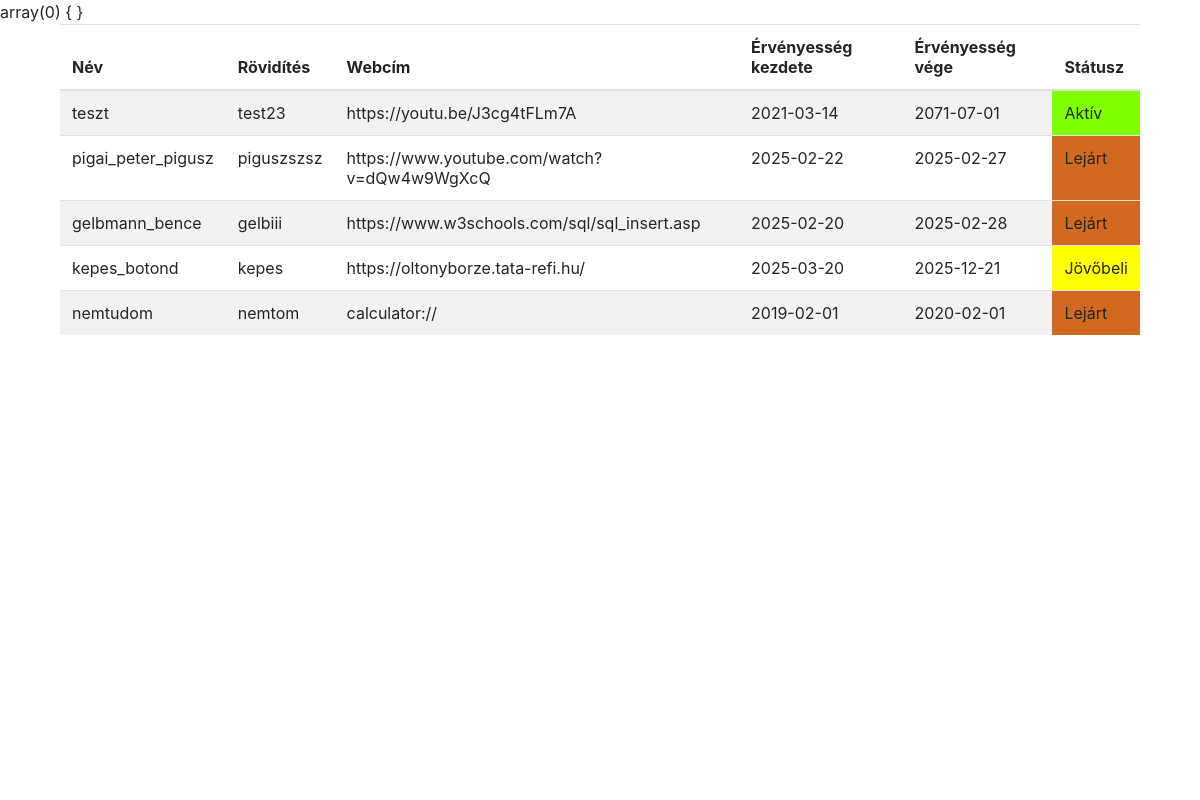
The page / on the database its author committed.
### tables this page shows
CREATE TABLE `url` (
  `id` int(11) NOT NULL AUTO_INCREMENT,
  `name` varchar(255) DEFAULT NULL,
  `short_name` varchar(255) DEFAULT NULL,
  `url` varchar(255) DEFAULT NULL,
  `valid_from` date DEFAULT NULL,
  `valid_to` date DEFAULT NULL,
  PRIMARY KEY (`id`)
);

### index.php (the view, shortened to what this page needs)
	<html lang="hu">
<head>
	<?php
	include_once("connection.php");
	var_dump($_GET);
	?>
	<link rel="stylesheet" type="text/css" href="css/jquery.bootgrid.min.css">
	<link rel="stylesheet" type="text/css" href="css/bootstrap.min.css"/>
	<link rel="stylesheet" type="text/css" href="css/main.css">
</head>
<body>
<div class="container">
<div id="msg" class="alert"></div>
<?php
$sql = "SELECT * FROM url";
$res = mysqli_query($conn, $sql) or die("hiba az adatbázis elérésekor");
$urls = mysqli_fetch_all($res, MYSQLI_ASSOC);
?>
	<div class="container">
		<div class="table-responsive">
			<table id="grid" class="table table-condensed table-hover table-striped">
				<thead>
					<tr>
						<th>Név</th>
                        <th>Rövidítés</th>
                        <th>Webcím</th>
                        <th>Érvényesség kezdete</th>
                        <th>Érvényesség vége</th>
						<th>Státusz</th>
                    </tr>
				</thead>
				<tbody id="data_table">
                    <?php foreach($urls as $u) :?>
						<tr class="edit-field" id="data-row-<?php echo $u['id'];?>" data-row-id = "<?php echo $u['id'];?>">
							<?php
                            echo '<td class="edit-data" contenteditable="true" col="name">'.$u['name'].'</td>';
                            echo '<td class="edit-data" contenteditable="true" col="short_name">'.$u['short_name'].'</td>';
                            echo '<td class="edit-data" contenteditable="true" col="url">'.$u['url'].'</td>';
                            echo '<td class="edit-data tol" contenteditable="true" col="valid_from">'.$u['valid_from'].'</td>';
                            echo '<td class="edit-data ig" contenteditable="true" col="valid_to">'.$u['valid_to'].'</td>';
							echo '<td col="status"></td>';
							?>
						</tr>
					<?php endforeach;?>
				</tbody>
			</table>
		</div>
	</div>
</html>

### css/main.css (style rules this page uses)
#msg { position: absolute; bottom: 0; }
td.stat-lejart { background-color: chocolate; }
td.stat-aktiv { background-color: chartreuse; }
td.stat-jovobeli { background-color: yellow; }

### rows shown on the page
url: name "teszt", short_name "test23", url "https://youtu.be/J3cg4tFLm7A", valid_from "2021-03-14", valid_to "2071-07-01"
url: name "pigai_peter_pigusz", short_name "piguszszsz", url "https://www.youtube.com/watch?v=dQw4w9WgXcQ", valid_from "2025-02-22", valid_to "2025-02-27"
url: name "gelbmann_bence", short_name "gelbiii", url "https://www.w3schools.com/sql/sql_insert.asp", valid_from "2025-02-20", valid_to "2025-02-28"
url: name "kepes_botond", short_name "kepes", url "https://oltonyborze.tata-refi.hu/", valid_from "2025-03-20", valid_to "2025-12-21"
url: name "nemtudom", short_name "nemtom", url "calculator://", valid_from "2019-02-01", valid_to "2020-02-01"
